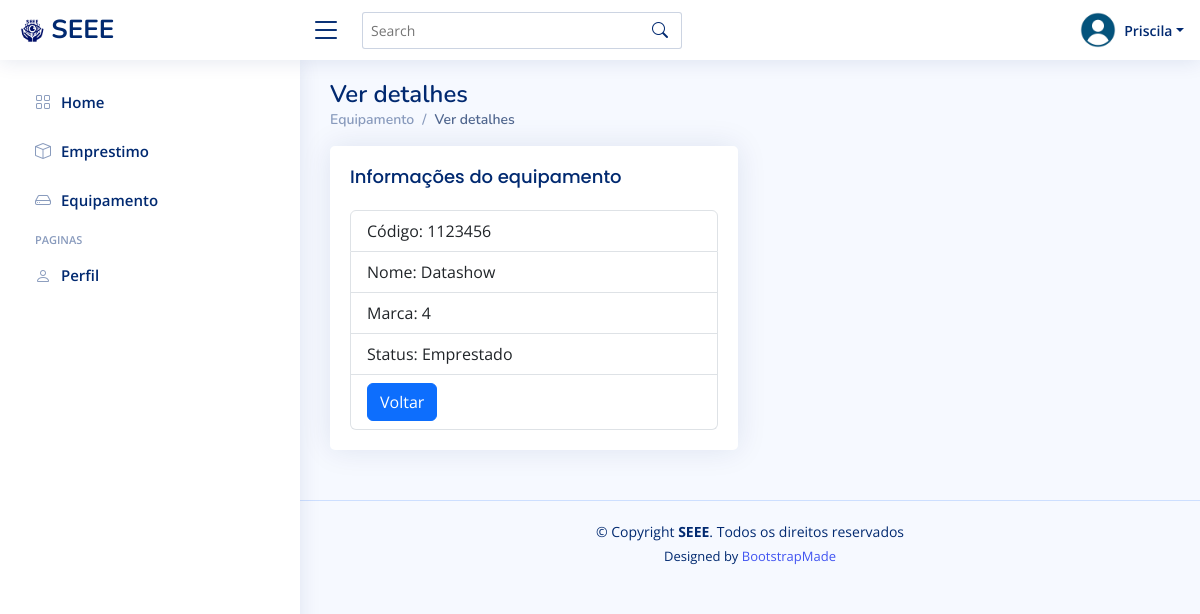
Page /equipamento/detalhes/1/ (signed in) on the committed database.
### equipamento/models.py (models this page shows, shortened)
class Equipamento(models.Model):
    nome = models.CharField(max_length=100)
    codigo = models.CharField(max_length=50, unique=True)
    marca = models.CharField(max_length=50)
    status = models.PositiveIntegerField(choices=[(1, 'Disponível'), (2, 'Emprestado'), (3, 'Em Manutenção')], default=1)

### equipamento/views.py (the view)
# urls.py: path('detalhes/<int:id>/', views.detalhar_equipamento, name='detalhar_equipamento'),
@login_required
def detalhar_equipamento(request, id):
    equipamento = get_object_or_404(Equipamento, pk=id)
    return render(request, 'equipamento/detalhar_equipamento.html', {'equipamento': equipamento})

### funcionario/contextProcess.py (called while the page is built)
def user_group_context(request):
    user = request.user
    isAdmin = user.groups.filter(name='Admin').exists()
    isFuncionario = user.groups.filter(name='Funcionarios').exists()
    return {
        'isAdmin': isAdmin,
        'isDuncionario': isFuncionario,
    }

### templates/equipamento/detalhar_equipamento.html
{% extends 'funcionario/_base.html'%}
{% block content %}
<div class="pagetitle">
  <h1>Ver detalhes</h1>
  <nav>
    <ol class="breadcrumb">
      <li class="breadcrumb-item"><a href="/emprestimo/list/">Equipamento</a></li>
      <li class="breadcrumb-item active">Ver detalhes</li>
    </ol>
  </nav>
</div>
<section class="section">
    <div class="row">
      <div class="col-lg-6">
        <div class="card">
          <div class="card-body">
            <h5 class="card-title">Informações do equipamento</h5>
            <ul class="list-group">
              <li class="list-group-item">Código: {{ equipamento.codigo }}</li>
              <li class="list-group-item">Nome: {{ equipamento.nome }}</li>
              <li class="list-group-item">Marca: {{ equipamento.marca }}</li>
              <li class="list-group-item">Status: {{ equipamento.get_status_display }}</li>
              <li class="list-group-item"><a class="btn btn-primary" href="/emprestimo/list/">Voltar</a></li>
            </ul>
          </div>
        </div>
    </div>
  </section>
{% endblock %}

### templates/funcionario/_base.html (shortened to what this page needs)
{% load static %}
<!DOCTYPE html>
<html lang="pt-br">
<head>
  <link href="{% static 'assets/vendor/bootstrap/css/bootstrap.min.css' %}" rel="stylesheet">
  <link href="{% static 'assets/vendor/bootstrap-icons/bootstrap-icons.css' %}" rel="stylesheet">
  <link href="{% static 'assets/vendor/boxicons/css/boxicons.min.css' %}" rel="stylesheet">
  <link href="{% static 'assets/vendor/quill/quill.snow.css' %}" rel="stylesheet">
  <link href="{% static 'assets/vendor/quill/quill.bubble.css' %}" rel="stylesheet">
  <link href="{% static 'assets/vendor/remixicon/remixicon.css' %}" rel="stylesheet">
  <link href="{% static 'assets/vendor/simple-datatables/style.css' %}" rel="stylesheet">
  <link href="{% static 'assets/css/style.css' %}" rel="stylesheet">
</head>
<body>
  <header id="header" class="header fixed-top d-flex align-items-center">
    <div class="d-flex align-items-center justify-content-between">
      <a href="/funcionario/" class="logo d-flex align-items-center">
        <img src="{% static 'assets/img/SEEE.png' %}" alt="">
        <span class="d-none d-lg-block">SEEE</span>
      </a>
      <i class="bi bi-list toggle-sidebar-btn"></i>
    </div>
    <div class="search-bar">
      <form class="search-form d-flex align-items-center" method="POST" action="#">
        <input type="text" name="query" placeholder="Search" title="Enter search keyword">
        <button type="submit" title="Search"><i class="bi bi-search"></i></button>
      </form>
    </div>
    <nav class="header-nav ms-auto">
      <ul class="d-flex align-items-center">
        <li class="nav-item dropdown pe-3">
          <a class="nav-link nav-profile d-flex align-items-center pe-0" href="#" data-bs-toggle="dropdown">
            <img src="{% static 'assets/img/profile.png' %}" alt="Profile" class="rounded-circle">
            <span class="d-none d-md-block dropdown-toggle ps-2">{{ user.username }}</span>
          </a>
        </li>
      </ul>
    </nav>
  </header>
  {% include 'funcionario/sidebar.html'%}
  <main id="main" class="main">
    {% block content %}
    {% endblock %}
  </main>
  <footer id="footer" class="footer">
    <div class="copyright">
      &copy; Copyright <strong><span>SEEE</span></strong>. Todos os direitos reservados
    </div>
    <div class="credits">
      Designed by <a href="https://bootstrapmade.com/">BootstrapMade</a>
    </div>
  </footer>
</body>
</html>

### static/assets/css/style.css (style rules this page uses)
:root { scroll-behavior: smooth; }
body { font-family: "Open Sans", sans-serif; background: #f6f9ff; color: #444444; }
a { color: #4154f1; text-decoration: none; }
h1, h2, h3, h4, h5, h6 { font-family: "Nunito", sans-serif; }
#main { margin-top: 60px; padding: 20px 30px; transition: all 0.3s; }
.pagetitle { margin-bottom: 10px; }
.pagetitle h1 { font-size: 24px; margin-bottom: 0; font-weight: 600; color: #012970; }
.card { margin-bottom: 30px; border: none; border-radius: 5px; box-shadow: 0px 0 30px rgba(1, 41, 112, 0.1); }
.card-title { padding: 20px 0 15px 0; font-size: 18px; font-weight: 500; color: #012970; font-family: "Poppins", sans-serif; }
.card-body { padding: 0 20px 20px 20px; }
.breadcrumb { font-size: 14px; font-family: "Nunito", sans-serif; color: #899bbd; font-weight: 600; }
.breadcrumb a { color: #899bbd; transition: 0.3s; }
.breadcrumb .breadcrumb-item::before { color: #899bbd; }
.breadcrumb .active { color: #51678f; font-weight: 600; }
.logo { line-height: 1; }
@media (min-width: 1200px) { .logo { width: 280px; } }
.logo img { max-height: 26px; margin-right: 6px; }
.logo span { font-size: 26px; font-weight: 700; color: #012970; font-family: "Nunito", sans-serif; }
.header { transition: all 0.5s; z-index: 997; height: 60px; box-shadow: 0px 2px 20px rgba(1, 41, 112, 0.1); background-color: #fff; padding-left: 20px; }
.header .toggle-sidebar-btn { font-size: 32px; padding-left: 10px; cursor: pointer; color: #012970; }
.header .search-bar { min-width: 360px; padding: 0 20px; }
.header .search-form { width: 100%; }
.header .search-form input { border: 0; font-size: 14px; color: #012970; border: 1px solid rgba(1, 41, 112, 0.2); padding: 7px 38px 7px 8px; border-radius: 3px; transition: 0.3s; width: 100%; }
.header .search-form button { border: 0; padding: 0; margin-left: -30px; background: none; }
.header .search-form button i { color: #012970; }
.header-nav ul { list-style: none; }
.header-nav>ul { margin: 0; padding: 0; }
.header-nav .nav-profile { color: #012970; }
.header-nav .nav-profile img { max-height: 36px; }
.header-nav .nav-profile span { font-size: 14px; font-weight: 600; }
@media (min-width: 1200px) { #main, #footer { margin-left: 300px; } }
.footer { padding: 20px 0; font-size: 14px; transition: all 0.3s; border-top: 1px solid #cddfff; }
.footer .copyright { text-align: center; color: #012970; }
.footer .credits { padding-top: 5px; text-align: center; font-size: 13px; color: #012970; }

### rows in the picture
Equipamento: codigo "1123456", nome "Datashow", marca "4", status "Emprestado"

### other values in the picture
{{ user.username }} "Priscila"
